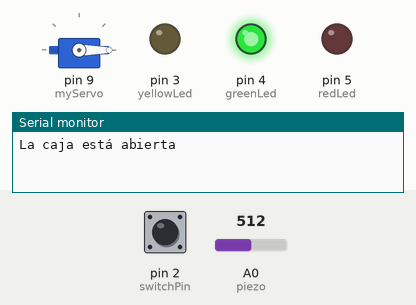
Recording of a sketch running on a simulated Arduino Uno, built with avr-gcc and run on an emulated ATmega328P. On the bench: servo, output pins drawn as LEDs (lit = HIGH), the last lines printed to the serial monitor. The inputs (shaded band) are chosen by the test bench; at power-on: pin 2 (switchPin) LOW, A0 (piezo) = 512.

Above: at 1.2 s.
1.3 s: pin 2 (switchPin) pulled HIGH for 0.15 s
At 2.1 s:
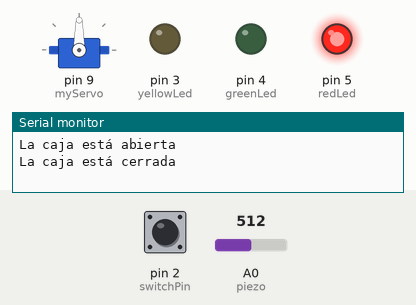
2.9 s: A0 (piezo) set to 988
5.9 s: A0 (piezo) set to 1013
Timing chart, 0 to 8.9 s (numbered marks = the images above; inputs shaded):
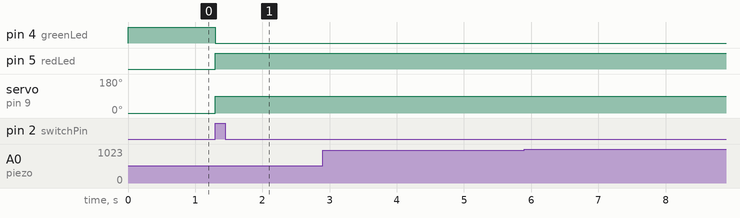

Measured:
- after the input at 1.3 s, pin 4 (greenLed): HIGH → LOW at once; pin 5 (redLed): LOW → HIGH at once; servo on pin 9 (myServo): 0° → 90° at once

The sketch:

cerrojo_de_puertas.ino
```cpp
#include <Servo.h>
Servo myServo;
const int piezo = A0;
const int switchPin = 2;
const int yellowLed = 3;
const int greenLed = 4;
const int redLed = 5;
int KnockVal;
int switchVal;
const int quietKnock = 10;
const int loudKnock = 100;
boolean locked = false;
int numberOfKnocks = 0;
void setup() {
  // put your setup code here, to run once:
myServo.attach(9);
pinMode(yellowLed,OUTPUT);
pinMode(redLed,OUTPUT);
pinMode(greenLed,OUTPUT);
pinMode(switchPin,INPUT);
Serial.begin(9600);
digitalWrite(greenLed,HIGH);
myServo.write(0);
Serial.println("La caja está abierta");
}

void loop() {
  // put your main code here, to run repeatedly:
if(locked == false){
  switchVal = digitalRead(switchPin);
  if(switchVal == HIGH){
    locked = true;
    digitalWrite(greenLed,LOW);
    digitalWrite(redLed,HIGH);
    myServo.write(90);
    Serial.println("La caja está cerrada");
    delay(1000);
  }
}
if(locked == true){
  KnockVal = analogRead(piezo);
  if(numberOfKnocks < 3 && KnockVal > 0){
    if(checkForKnock(KnockVal)== true){
      numberOfKnocks++;
    }
    Serial.print(3-numberOfKnocks);
    Serial.println("Moras golpes para ir");
  }
  if(numberOfKnocks >= 3){
    locked = false;
    myServo.write(0);
    delay(20);
    digitalWrite(greenLed,HIGH);
    digitalWrite(redLed,LOW);
    Serial.println("La caja está abierta");
  }
}
}
boolean checkForKnock(int value){
  if(value > quietKnock && value < loudKnock){
    digitalWrite(yellowLed,HIGH);
  delay(50);
  digitalWrite(yellowLed,LOW);
  Serial.print("valor de golpe válido");
  Serial.println(value);
  return true;
  }
  else{
    Serial.print("Valor de golpe no válido");
    Serial.println(value);
    return false;
  }
}
```
